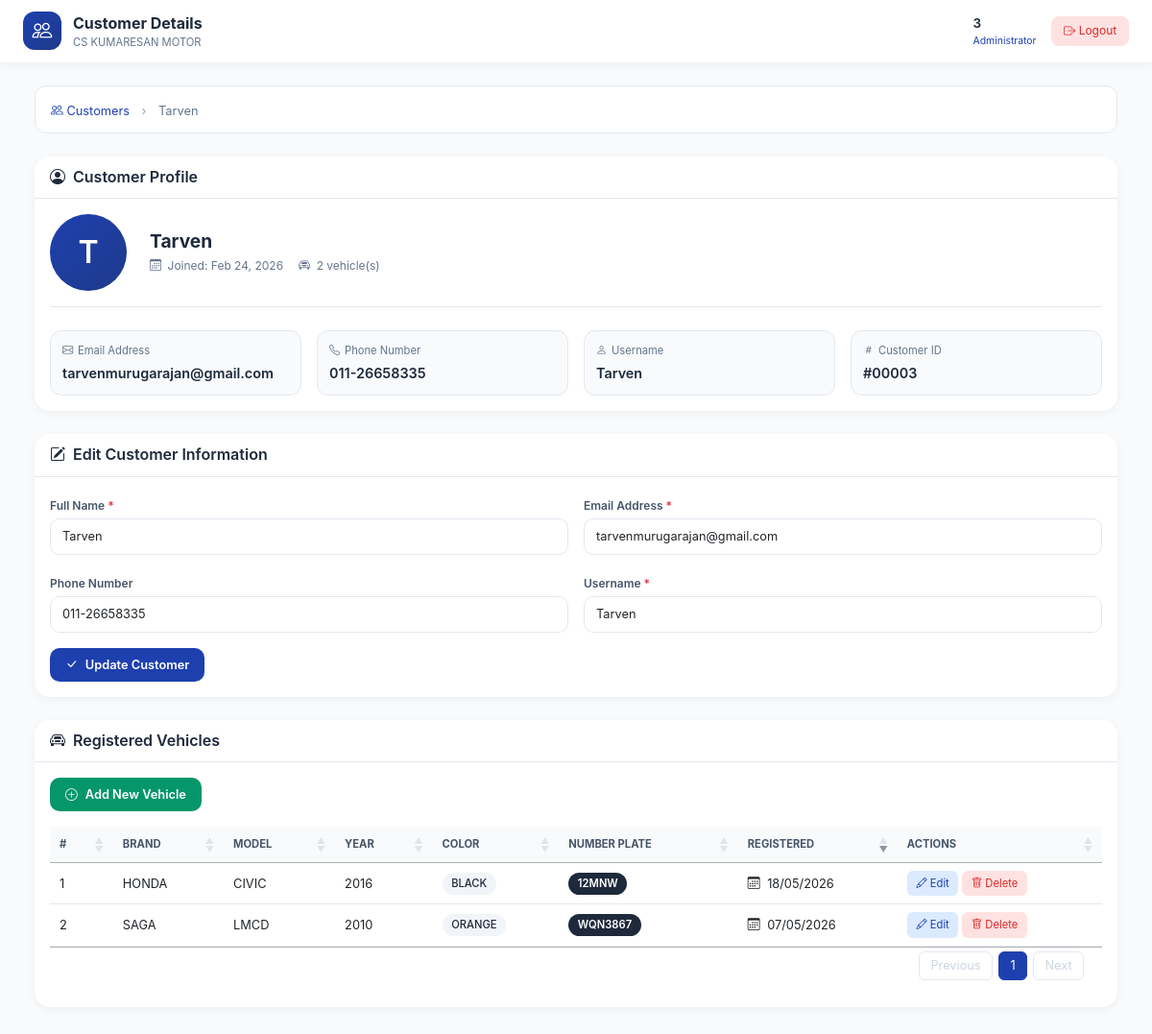
The app's page /customer-details.php?id=3 (signed in) with its own data.
### tables this page shows
CREATE TABLE `users` (
  `id` int(11) NOT NULL,
  `email` varchar(100) NOT NULL,
  `username` varchar(50) NOT NULL,
  `password_hash` varchar(255) NOT NULL,
  `full_name` varchar(100) NOT NULL,
  `phone` varchar(20) DEFAULT NULL,
  `security_image_path` varchar(255) DEFAULT NULL,
  `security_phrase` varchar(255) DEFAULT NULL,
  `role` enum('admin','customer','staff') DEFAULT 'customer',
  `is_active` tinyint(4) DEFAULT 1,
  `created_at` timestamp NOT NULL DEFAULT current_timestamp()
);

CREATE TABLE `vehicles` (
  `id` int(11) NOT NULL,
  `user_id` int(11) NOT NULL,
  `brand_name` varchar(50) NOT NULL,
  `model` varchar(50) NOT NULL,
  `year` year(4) NOT NULL,
  `color` varchar(30) DEFAULT NULL,
  `number_plate` varchar(20) NOT NULL,
  `created_at` timestamp NOT NULL DEFAULT current_timestamp()
);

### customer-details.php (the view, shortened to what this page needs)
<?php
$full_name = $_SESSION['full_name'];
require_once __DIR__ . '/includes/config.php';
$customer_id = isset($_GET['id']) ? intval($_GET['id']) : 0;
$customerSql = "SELECT id, full_name, email, phone, username, created_at
                FROM users WHERE id = ?";
$customerStmt = $pdo->prepare($customerSql);
$customerStmt->execute([$customer_id]);
$customer = $customerStmt->fetch(PDO::FETCH_ASSOC);
$vehiclesSql = "SELECT * FROM vehicles WHERE user_id = ? ORDER BY created_at DESC";
$vehiclesStmt = $pdo->prepare($vehiclesSql);
$vehiclesStmt->execute([$customer_id]);
$vehicles = $vehiclesStmt->fetchAll(PDO::FETCH_ASSOC);
?>
<!DOCTYPE html>
<html lang="en">
<head>
    <link href="https://cdn.jsdelivr.net/npm/bootstrap@5.3.0/dist/css/bootstrap.min.css" rel="stylesheet">
    <link rel="stylesheet" href="https://cdn.jsdelivr.net/npm/bootstrap-icons@1.11.1/font/bootstrap-icons.css">
    <link rel="stylesheet" href="https://cdn.datatables.net/1.13.4/css/jquery.dataTables.min.css">
</head>
<body>
<div class="top-nav">
    <div class="nav-container">
        <div class="logo-area">
            <div class="logo-icon">
                <i class="bi bi-people"></i>
            </div>
            <div class="logo-text">
                Customer Details
                <span>CS KUMARESAN MOTOR</span>
            </div>
        </div>
        <div class="user-area">
            <div class="user-info">
                <div class="user-name"><?php echo htmlspecialchars($full_name); ?></div>
                <div class="user-role">Administrator</div>
            </div>
            <a href="logout.php" class="logout-btn"><i class="bi bi-box-arrow-right"></i> Logout</a>
        </div>
    </div>
</div>
<div class="main-container">
    <div class="container-fluid">
        <div class="breadcrumb-bar">
            <a href="admin-customers.php"><i class="bi bi-people"></i> Customers</a>
            <span class="separator">›</span>
            <span><?php echo htmlspecialchars($customer['full_name']); ?></span>
        </div>
        <div class="main-card">
            <div class="card-header">
                <h2><i class="bi bi-person-circle"></i> Customer Profile</h2>
            </div>
            <div class="card-body">
                <div class="profile-header">
                    <div class="profile-avatar">
                        <?php echo strtoupper(substr($customer['full_name'], 0, 1)); ?>
                    </div>
                    <div class="profile-info">
                        <h3><?php echo htmlspecialchars($customer['full_name']); ?></h3>
                        <div class="profile-meta">
                            <span><i class="bi bi-calendar3"></i> Joined: <?php echo date('M d, Y', strtotime($customer['created_at'])); ?></span>
                            <span><i class="bi bi-car-front"></i> <?php echo count($vehicles); ?> vehicle(s)</span>
                        </div>
                    </div>
                </div>
                <div class="info-grid">
                    <div class="info-item">
                        <div class="info-label"><i class="bi bi-envelope"></i> Email Address</div>
                        <div class="info-value"><?php echo htmlspecialchars($customer['email']); ?></div>
                    </div>
                    <div class="info-item">
                        <div class="info-label"><i class="bi bi-telephone"></i> Phone Number</div>
                        <div class="info-value"><?php echo htmlspecialchars($customer['phone'] ?? 'Not provided'); ?></div>
                    </div>
                    <div class="info-item">
                        <div class="info-label"><i class="bi bi-person"></i> Username</div>
                        <div class="info-value"><?php echo htmlspecialchars($customer['username']); ?></div>
                    </div>
                    <div class="info-item">
                        <div class="info-label"><i class="bi bi-hash"></i> Customer ID</div>
                        <div class="info-value">#<?php echo str_pad($customer['id'], 5, '0', STR_PAD_LEFT); ?></div>
                    </div>
                </div>
            </div>
        </div>
        <div class="main-card">
            <div class="card-header">
                <h2><i class="bi bi-pencil-square"></i> Edit Customer Information</h2>
            </div>
            <div class="card-body">
                <form method="POST" action="">
                    <div class="row g-3">
                        <div class="col-md-6">
                            <label class="form-label">Full Name <span class="text-danger">*</span></label>
                            <input type="text" name="full_name" class="form-control"
                                   value="<?php echo htmlspecialchars($customer['full_name']); ?>" required>
                        </div>
                        <div class="col-md-6">
                            <label class="form-label">Email Address <span class="text-danger">*</span></label>
                            <input type="email" name="email" class="form-control"
                                   value="<?php echo htmlspecialchars($customer['email']); ?>" required>
                        </div>
                        <div class="col-md-6">
                            <label class="form-label">Phone Number</label>
                            <input type="tel" name="phone" class="form-control"
                                   value="<?php echo htmlspecialchars($customer['phone'] ?? ''); ?>"
                                   placeholder="e.g., 012-3456789">
                        </div>
                        <div class="col-md-6">
                            <label class="form-label">Username <span class="text-danger">*</span></label>
                            <input type="text" name="username" class="form-control"
                                   value="<?php echo htmlspecialchars($customer['username']); ?>" required>
                        </div>
                        <div class="col-12">
                            <button type="submit" name="update_customer" class="btn btn-primary">
                                <i class="bi bi-check-lg me-2"></i>Update Customer
                            </button>
                        </div>
                    </div>
                </form>
            </div>
        </div>
        <div class="main-card">
            <div class="card-header">
                <h2><i class="bi bi-car-front"></i> Registered Vehicles</h2>
            </div>
            <div class="card-body">
                <button type="button" class="btn btn-success btn-sm mb-3" data-bs-toggle="modal" data-bs-target="#addVehicleModal">
                    <i class="bi bi-plus-circle me-2"></i>Add New Vehicle
                </button>
                <?php if (empty($vehicles)): ?>
                    <div class="empty-state">
                        <i class="bi bi-car-front"></i>
                        <h5>No Vehicles Registered</h5>
                        <p class="text-muted small">This customer hasn't registered any vehicles yet.</p>
                        <button type="button" class="btn btn-primary btn-sm" data-bs-toggle="modal" data-bs-target="#addVehicleModal">
                            <i class="bi bi-plus-circle me-2"></i>
                            Add First Vehicle
                        </button>
                    </div>
                <?php else: ?>
                    <div class="table-responsive">
                        <table class="table table-hover mb-0" id="vehiclesTable">
                            <thead class="table-light">
                                <tr>
                                    <th>#</th>
                                    <th>Brand</th>
                                    <th>Model</th>
                                    <th>Year</th>
                                    <th>Color</th>
                                    <th>Number Plate</th>
                                    <th>Registered</th>
                                    <th>Actions</th>
                                </tr>
                            </thead>
                            <tbody>
                                <?php foreach ($vehicles as $index => $vehicle): ?>
                                    <tr>
                                        <td><?php echo $index + 1; ?></div>
                                        <td><?php echo htmlspecialchars($vehicle['brand_name']); ?></div>
                                        <td><?php echo htmlspecialchars($vehicle['model']); ?></div>
                                        <td><?php echo htmlspecialchars($vehicle['year']); ?></div>
                                        <td><span class="color-badge"><?php echo htmlspecialchars($vehicle['color']); ?></span></div>
                                        <td><span class="vehicle-plate"><?php echo htmlspecialchars($vehicle['number_plate']); ?></span></div>
                                        <td>
                                            <i class="bi bi-calendar3 me-1"></i>
                                            <?php echo date('d/m/Y', strtotime($vehicle['created_at'])); ?>
                                        <td>
                                            <div class="d-flex gap-1">
                                                <button type="button"
                                                        class="btn-action btn-edit"
                                                        data-id="<?php echo $vehicle['id']; ?>"
                                                        data-brand="<?php echo htmlspecialchars($vehicle['brand_name']); ?>"
                                                        data-model="<?php echo htmlspecialchars($vehicle['model']); ?>"
                                                        data-year="<?php echo $vehicle['year']; ?>"
                                                        data-color="<?php echo htmlspecialchars($vehicle['color']); ?>"
                                                        data-plate="<?php echo htmlspecialchars($vehicle['number_plate']); ?>"
                                                        onclick="editVehicle(this)"
                                                        data-bs-toggle="modal"
                                                        data-bs-target="#editVehicleModal">
                                                    <i class="bi bi-pencil"></i> Edit
                                                </button>
                                                <a href="?id=<?php echo $customer_id; ?>&delete_vehicle=<?php echo $vehicle['id']; ?>"
                                                   class="btn-action btn-delete"
                                                   onclick="return confirm('Are you sure you want to delete this vehicle?');">
                                                    <i class="bi bi-trash"></i> Delete
                                                </a>
                                            </div>
                                    </tr>
                                <?php endforeach; ?>
                <?php endif; ?>
</body>
</html>

### customer-details.php (style rules this page uses)
* { margin: 0; padding: 0; box-sizing: border-box; }
body { background: #f8fafc; font-family: 'Inter', -apple-system, BlinkMacSystemFont, 'Segoe UI', Roboto, sans-serif; }
.top-nav { background: white; padding: 0.75rem 1.5rem; box-shadow: 0 2px 10px rgba(0,0,0,0.05); position: sticky; top: 0; z-index: 1000; }
.nav-container { display: flex; align-items: center; justify-content: space-between; flex-wrap: wrap; gap: 1rem; }
.logo-area { display: flex; align-items: center; gap: 0.75rem; }
.logo-icon { width: 40px; height: 40px; background: linear-gradient(135deg, #1e40af, #1e3a8a); border-radius: 12px; display: flex; align-items: center; justify-content: center; color: white; font-size: 1.3rem; }
.logo-text { font-weight: 700; font-size: 1rem; color: #1e293b; }
.logo-text span { font-size: 0.7rem; color: #64748b; display: block; font-weight: 400; }
.user-area { display: flex; align-items: center; gap: 1rem; }
.user-name { font-weight: 600; font-size: 0.85rem; color: #1e293b; }
.user-role { font-size: 0.65rem; color: #1e40af; }
.logout-btn { background: #fee2e2; color: #dc2626; border: none; padding: 0.4rem 0.8rem; border-radius: 8px; font-size: 0.75rem; text-decoration: none; }
.main-container { padding: 1.5rem; }
.breadcrumb-bar { background: white; padding: 0.75rem 1rem; border-radius: 12px; margin-bottom: 1.5rem; border: 1px solid #e2e8f0; }
.breadcrumb-bar a { color: #1e40af; text-decoration: none; font-size: 0.8rem; }
.breadcrumb-bar .separator { color: #94a3b8; margin: 0 0.5rem; }
.breadcrumb-bar span { font-size: 0.8rem; color: #64748b; }
.main-card { background: white; border-radius: 16px; box-shadow: 0 2px 8px rgba(0,0,0,0.05); overflow: hidden; margin-bottom: 1.5rem; }
.card-header { background: white; border-bottom: 1px solid #e2e8f0; padding: 0.75rem 1rem; }
.card-header h2 { font-size: 1rem; font-weight: 600; color: #1e293b; margin: 0; display: flex; align-items: center; gap: 0.5rem; }
.card-body { padding: 1rem; }
.profile-header { display: flex; align-items: center; gap: 1.5rem; margin-bottom: 1.5rem; padding-bottom: 1rem; border-bottom: 1px solid #e2e8f0; flex-wrap: wrap; }
.profile-avatar { width: 80px; height: 80px; background: linear-gradient(135deg, #1e40af, #1e3a8a); border-radius: 50%; display: flex; align-items: center; justify-content: center; color: white; font-size: 2rem; font-weight: 600; }
.profile-info h3 { font-size: 1.2rem; font-weight: 700; color: #1e293b; margin-bottom: 0.25rem; }
.profile-meta { display: flex; gap: 1rem; color: #64748b; font-size: 0.75rem; }
.profile-meta i { margin-right: 0.2rem; }
.info-grid { display: grid; grid-template-columns: repeat(auto-fit, minmax(200px, 1fr)); gap: 1rem; }
.info-item { background: #f8fafc; padding: 0.75rem; border-radius: 12px; border: 1px solid #e2e8f0; }
.info-label { font-size: 0.7rem; color: #64748b; margin-bottom: 0.25rem; display: flex; align-items: center; gap: 0.3rem; }
.info-value { font-size: 0.9rem; font-weight: 600; color: #1e293b; }
.form-control, .form-select { border: 1px solid #e2e8f0; border-radius: 10px; padding: 0.5rem 0.75rem; font-size: 0.8rem; transition: all 0.2s; }
.form-label { font-weight: 600; font-size: 0.75rem; color: #475569; margin-bottom: 0.3rem; }
.btn-primary { background: #1e40af; border: none; padding: 0.5rem 1rem; border-radius: 10px; font-size: 0.8rem; font-weight: 600; }
.btn-success { background: #059669; border: none; padding: 0.5rem 1rem; border-radius: 10px; font-size: 0.8rem; font-weight: 600; }
.table { margin: 0; font-size: 0.8rem; }
.table thead th { background: #f8fafc; padding: 0.6rem 0.8rem; font-size: 0.7rem; font-weight: 600; text-transform: uppercase; color: #475569; border-bottom: 1px solid #e2e8f0; }
.table tbody td { padding: 0.6rem 0.8rem; vertical-align: middle; border-bottom: 1px solid #e2e8f0; }
.vehicle-plate { background: #1e293b; color: white; padding: 0.2rem 0.6rem; border-radius: 20px; font-size: 0.7rem; font-weight: 600; display: inline-block; }
.color-badge { display: inline-block; padding: 0.2rem 0.6rem; border-radius: 20px; font-size: 0.7rem; font-weight: 500; background: #f1f5f9; color: #1e293b; }
.btn-action { padding: 0.3rem 0.6rem; border-radius: 6px; font-size: 0.7rem; border: none; cursor: pointer; transition: all 0.2s; text-decoration: none; display: inline-flex; align-items: center; gap: 0.2rem; }
.btn-edit { background: #dbeafe; color: #1e40af; }
.btn-delete { background: #fee2e2; color: #dc2626; }

### records on screen
users: full_name "Tarven", full_name "T", created_at "Feb 24, 2026", email "tarvenmurugarajan@gmail.com", phone "011-26658335", username "Tarven", id "00003"
vehicles: brand_name "HONDA", model "CIVIC", year "2016", color "BLACK", number_plate "12MNW", created_at "18/05/2026"
vehicles: brand_name "SAGA", model "LMCD", year "2010", color "ORANGE", number_plate "WQN3867", created_at "07/05/2026"

### other values on screen
$full_name "3"
count($vehicles) "2"
